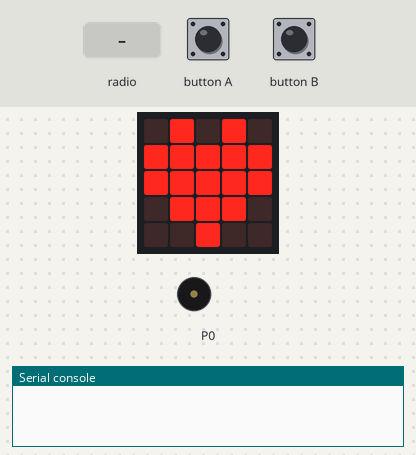
A program run on a simulated BBC micro:bit (MakeCode). Parts: the board's 5×5 LED display, buzzer (waves = sounding), the last lines printed to the serial console. The inputs (shaded band) are chosen by the test bench. No radio messages arrive unless stated (any console line starting 'radio sent:' is added by the test bench).

Above: at 1.8 s.
1.9 s: button A pressed for 0.15 s
At 2.4 s:
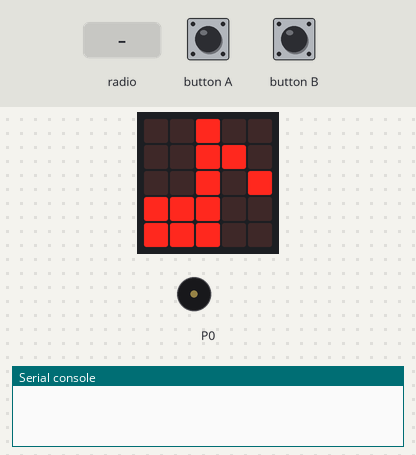
2.6 s: button B pressed for 0.15 s
At 2.77 s:
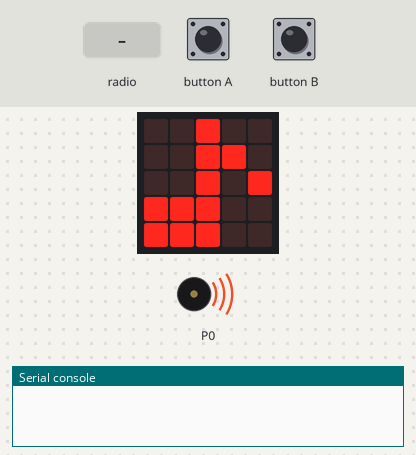
3.3 s: radio message "1" arrives
At 7.8 s:
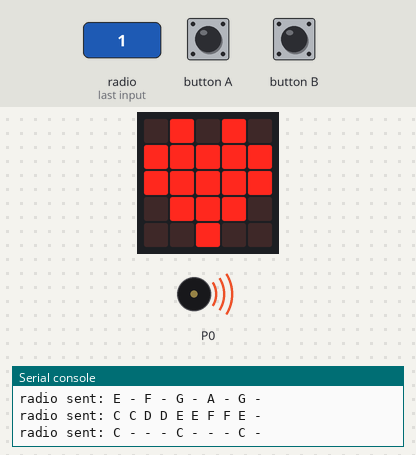
Timing chart, 0 to 12.2 s (numbered marks = the images above; inputs shaded):
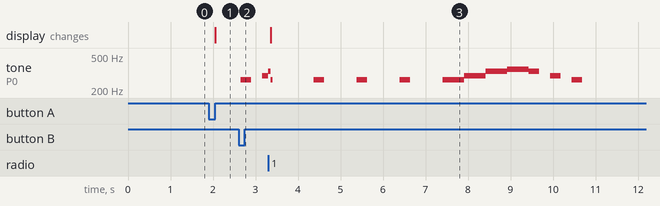

Measured:
- after the input at 1.9 s, the display: changes after 0.15 s (image 1)
- by itself, tone on P0: plays 330 Hz for 0.05 s, 262 Hz for 0.05 s, 262 Hz for 0.25 s, 262 Hz for 0.25 s, 262 Hz for 0.25 s, 262 Hz for 0.51 s … (12 notes in this stretch)

The program:

main.ts
```typescript
input.onButtonPressed(Button.A, function () {
    sing()
})
function sing () {
    basic.showIcon(IconNames.EigthNote)
    note = kaerunouta()
    for (let value of note) {
        music.playMelody(value, 240)
        radio.sendString(value)
    }
    basic.showIcon(IconNames.Heart)
}
input.onButtonPressed(Button.B, function () {
    sing()
})
radio.onReceivedString(function (note) {
    console.log(note)
music.playMelody(note, 240)
})
function kaerunouta () {
    return ["C - D - E - F - E - D - C - - -", "E - F - G - A - G - F - E - - -", "C - - - C - - - C - - - C - - -", "C C D D E E F F E - D - C - - -"]
}
let note: string[] = []
radio.setGroup(1)
basic.showIcon(IconNames.Heart)
```

test.ts
```typescript
// テストはここに来ます。このパッケージが拡張機能として使用されるときにはコンパイルされません。
```
